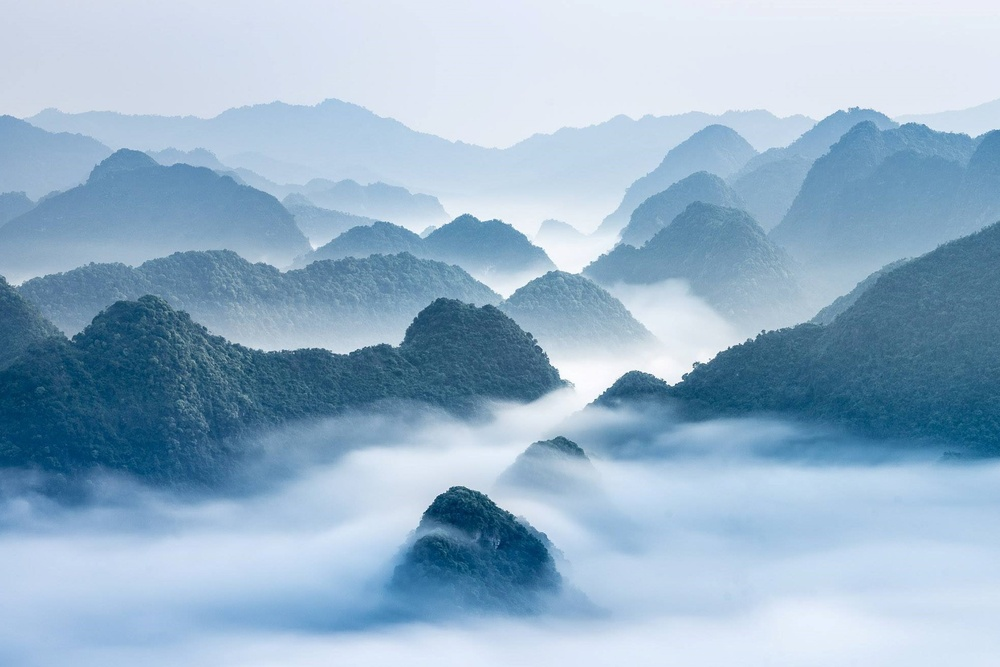
#> input picture OpenCV/data/phongcanh.jpg, 1000 x 667 px, shrunk from 3070 x 2048 before the run
$ python histogram_equalization.py
#> lines starting #> are read from the running program, lines starting #| are printed output that depends on the picture
import cv2
import numpy as np
import matplotlib.pyplot as plt

img = cv2.imread('data/phongcanh.jpg', 0)
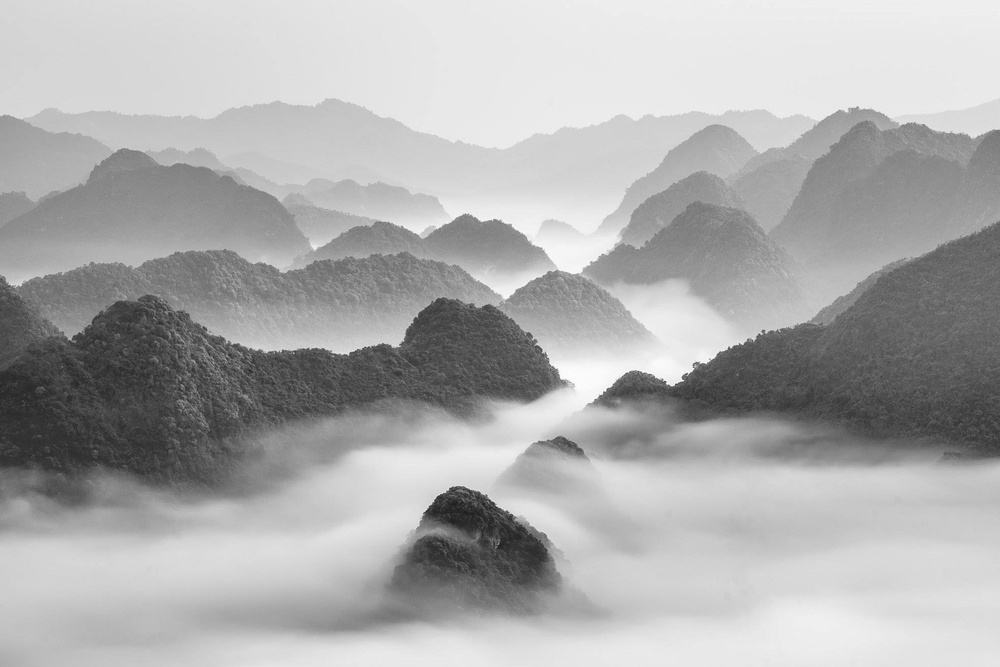
#> img: shape (667, 1000); min 30, max 255, mean 173.2
img_equal_hist = cv2.equalizeHist(img)
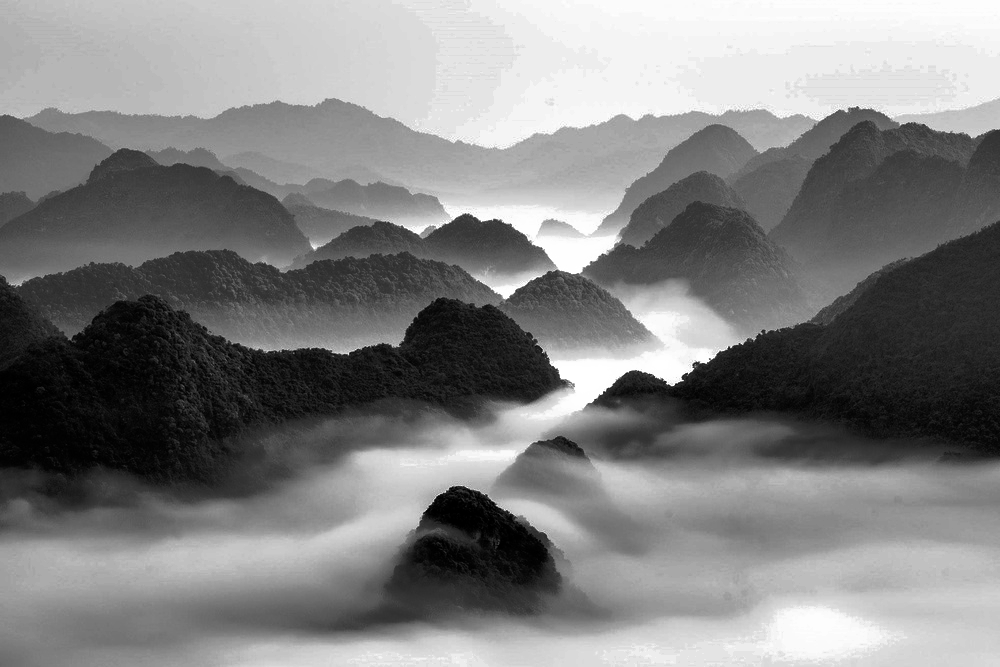
#> img_equal_hist: shape (667, 1000); min 0, max 255, mean 128.6

f, axes = plt.subplots(2,2, figsize=(20, 20))
axes[0, 0].imshow(cv2.cvtColor(img, cv2.COLOR_BGR2RGB))
axes[0, 0].set_title('origin')
axes[0, 1].imshow(cv2.cvtColor(img_equal_hist, cv2.COLOR_BGR2RGB))
axes[0, 1].set_title('hist equal')
axes[1, 0].hist(img.flatten(), 256, [0, 256])
axes[1, 1].hist(img_equal_hist.flatten(), 256, [0, 256])
plt.show()
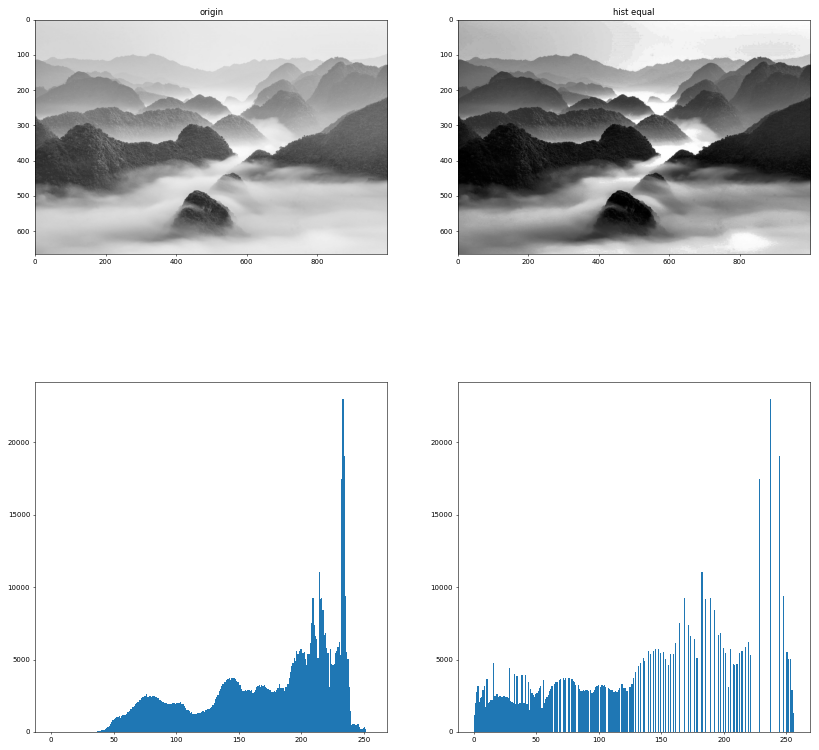
#> figure drawn by matplotlib, 4 panels; panel 3: tallest bar 22994 high, from x = 233 to 234; panel 4: tallest bar 22994 high, from x = 237 to 238
plt.close()

$ run again, with OpenCV/data/jennie.jpg copied over OpenCV/data/phongcanh.jpg
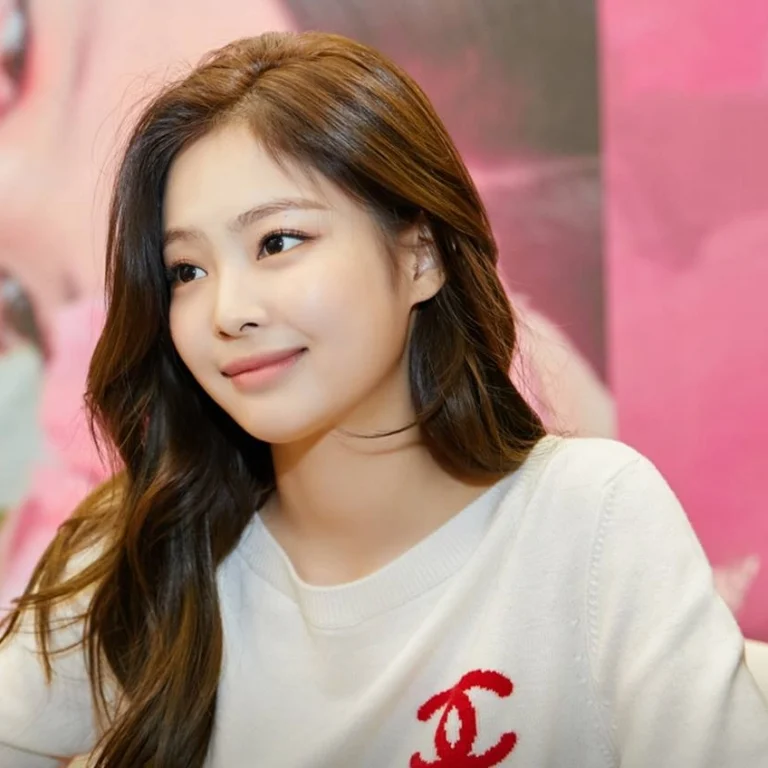
#> input picture OpenCV/data/jennie.jpg, 768 x 768 px
#> `img_equal_hist = cv2.equalizeHist(img)`:
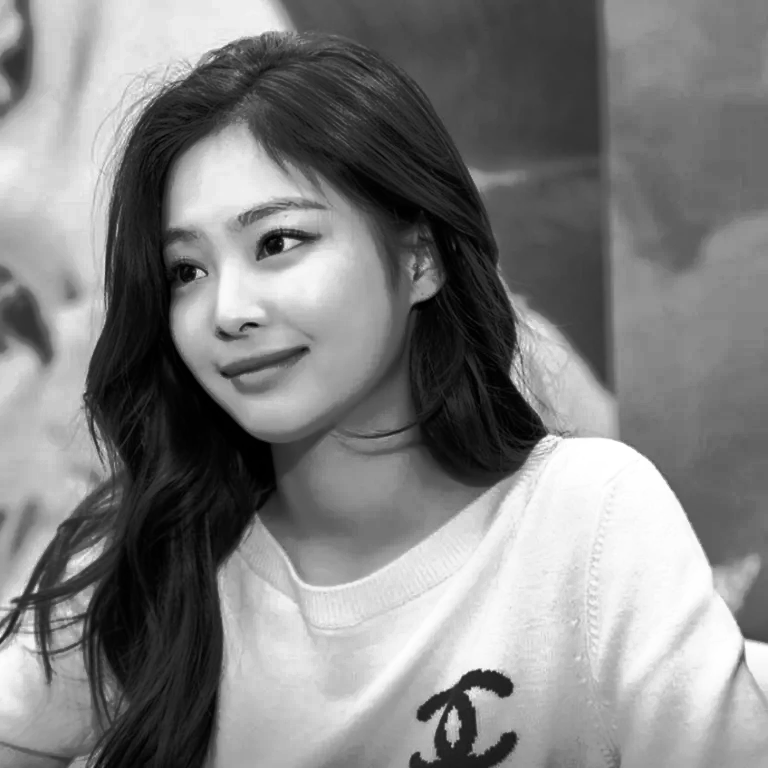
#> img_equal_hist: shape (768, 768); min 0, max 255, mean 128.3
#> `plt.show()`:
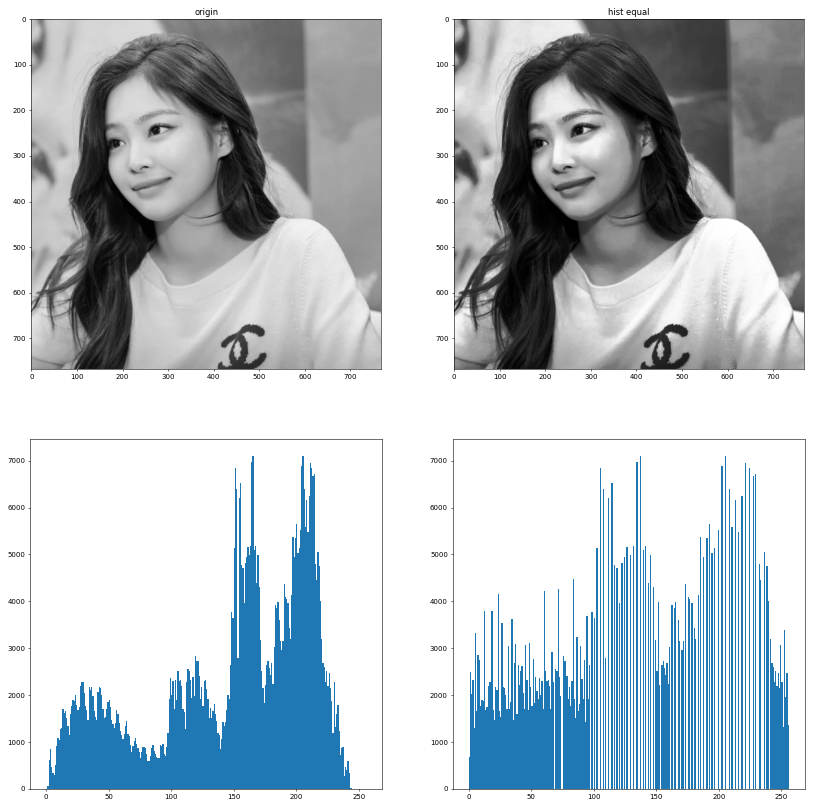
#> figure drawn by matplotlib, 4 panels; panel 3: tallest bar 7105 high, from x = 205 to 206; panel 4: tallest bar 7105 high, from x = 205 to 206
